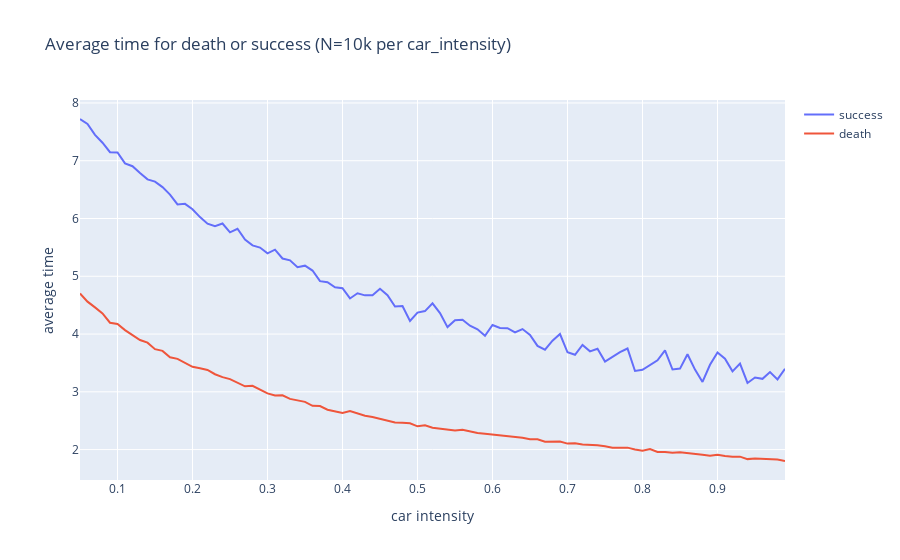

The notebook cell this image was saved under:
### Markdown cell above
## Survival Time for different car intensities

### Code cell
import numpy
import plotly.express as px

mean_deaths = [np.mean(x) for x in c_deaths]
mean_succs = [np.mean(x) for x in c_succs]

fig = px.line(title='Average time for death or success (N=10k per car_intensity)')
fig.add_scatter(x=car_intensities, y=mean_succs, mode='lines', name='success')
fig.add_scatter(x=car_intensities, y=mean_deaths, mode='lines', name='death')
fig.update_xaxes(title_text='car intensity')
fig.update_yaxes(title_text='average time')
fig.show()
